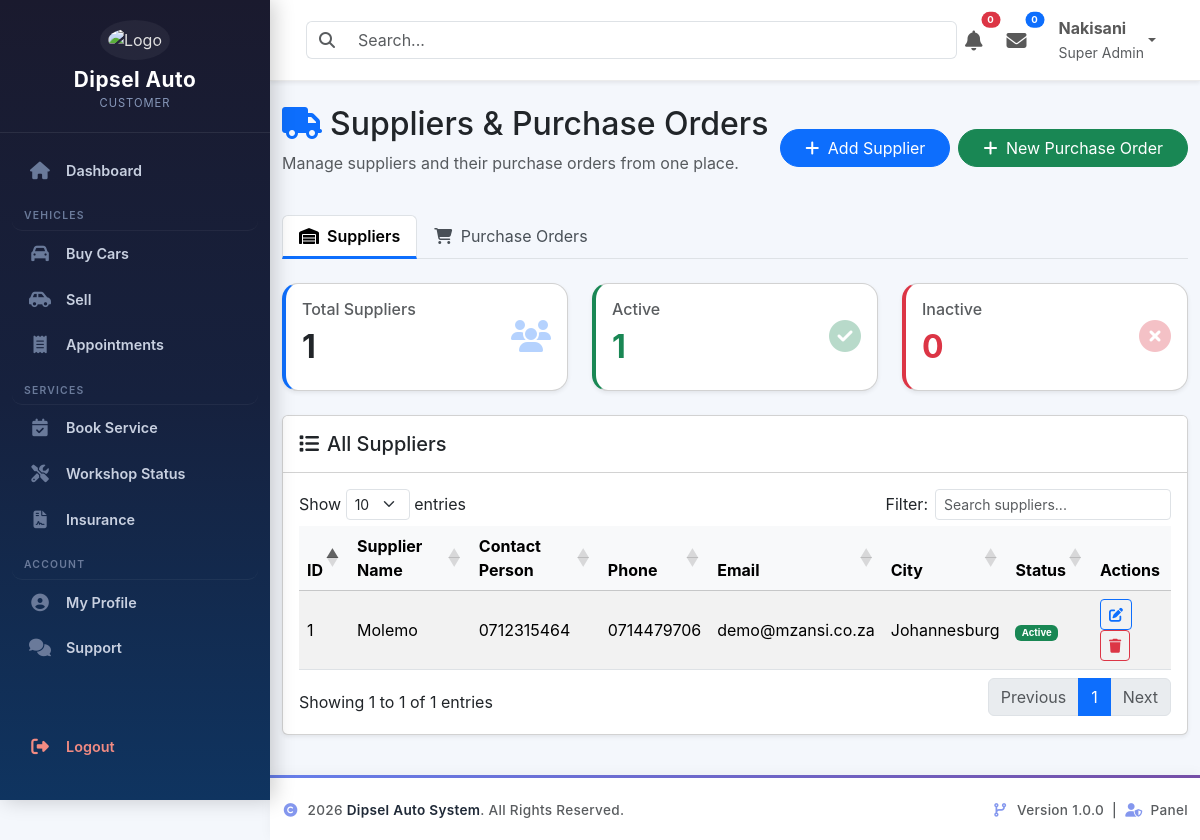
/dashboard/suppliers/index.php (signed in), run on the app's committed database.
### tables this page shows
CREATE TABLE `persons` (
  `person_id` int(11) NOT NULL,
  `uuid` char(36) NOT NULL,
  `first_name` varchar(100) NOT NULL,
  `middle_name` varchar(100) DEFAULT NULL,
  `last_name` varchar(100) NOT NULL,
  `gender` enum('Male','Female','Other') NOT NULL,
  `date_of_birth` date DEFAULT NULL,
  `id_number` varchar(20) DEFAULT NULL,
  `passport_number` varchar(30) DEFAULT NULL,
  `phone` varchar(20) NOT NULL,
  `email` varchar(150) NOT NULL,
  `password` varchar(255) NOT NULL,
  `profile_photo` varchar(255) DEFAULT NULL,
  `country` varchar(100) DEFAULT 'South Africa',
  `province` varchar(100) DEFAULT NULL,
  `city` varchar(100) DEFAULT NULL,
  `address` text DEFAULT NULL,
  `postal_code` varchar(20) DEFAULT NULL,
  `role` enum('Customer','Employee','Admin','SuperAdmin') NOT NULL DEFAULT 'Customer',
  `status` enum('Active','Inactive','Suspended') NOT NULL DEFAULT 'Active',
  `email_verified` tinyint(1) DEFAULT 0,
  `last_login` datetime DEFAULT NULL,
  `created_at` timestamp NULL DEFAULT current_timestamp(),
  `updated_at` timestamp NULL DEFAULT current_timestamp() ON UPDATE current_timestamp(),
  `reset_token` varchar(255) DEFAULT NULL,
  `reset_token_expiry` datetime DEFAULT NULL
);

CREATE TABLE `suppliers` (
  `supplier_id` int(11) NOT NULL,
  `supplier_name` varchar(150) NOT NULL,
  `contact_person` varchar(150) DEFAULT NULL,
  `phone` varchar(20) DEFAULT NULL,
  `email` varchar(150) DEFAULT NULL,
  `address` text DEFAULT NULL,
  `city` varchar(100) DEFAULT NULL,
  `website` varchar(255) DEFAULT NULL,
  `tax_number` varchar(50) DEFAULT NULL,
  `status` enum('Active','Inactive') DEFAULT 'Active',
  `created_at` timestamp NOT NULL DEFAULT current_timestamp(),
  `updated_at` timestamp NOT NULL DEFAULT current_timestamp() ON UPDATE current_timestamp()
);

### includes/auth.php (called while the page is built, shortened)
<?php
require_once __DIR__ . '/../config/database.php';
$sql = "
SELECT
    p.*,
    a.admin_id,
    a.admin_level,
    a.admin_number
FROM persons p
LEFT JOIN admins a
    ON p.person_id = a.person_id
WHERE p.person_id = ?
LIMIT 1
";
$stmt = $pdo->prepare($sql);
$stmt->execute([$_SESSION['person_id']]);
$currentUser = $stmt->fetch(PDO::FETCH_ASSOC);

### dashboard/suppliers/index.php (the view, shortened to what this page needs)
<?php
require_once '../../includes/auth.php';
require_once '../../config/database.php';
$totalSuppliers = $pdo->query("SELECT COUNT(*) FROM suppliers")->fetchColumn();
$activeSuppliers = $pdo->query("SELECT COUNT(*) FROM suppliers WHERE status = 'Active'")->fetchColumn();
$inactiveSuppliers = $pdo->query("SELECT COUNT(*) FROM suppliers WHERE status = 'Inactive'")->fetchColumn();
?>
<!DOCTYPE html>
<html lang="en">
<head>
    <link href="https://cdn.jsdelivr.net/npm/bootstrap@5.3.3/dist/css/bootstrap.min.css" rel="stylesheet">
    <link rel="stylesheet" href="https://cdnjs.cloudflare.com/ajax/libs/font-awesome/6.7.2/css/all.min.css">
    <link rel="stylesheet" href="https://cdn.datatables.net/1.13.7/css/dataTables.bootstrap5.min.css">
    <link rel="stylesheet" href="https://cdnjs.cloudflare.com/ajax/libs/select2/4.0.13/css/select2.min.css" />
</head>
<body>
<?php include '../../includes/sidebar.php'; ?>
<div class="dashboard-wrapper">
    <?php include '../../includes/navbar.php'; ?>
    <div class="container-fluid mt-4">
        <div class="page-header d-flex justify-content-between align-items-center mb-4">
            <div>
                <h2><i class="fas fa-truck text-primary me-2"></i>Suppliers & Purchase Orders</h2>
                <p class="text-muted">Manage suppliers and their purchase orders from one place.</p>
            </div>
            <div class="d-flex flex-wrap gap-2">
                <button class="btn btn-primary rounded-pill px-4" data-bs-toggle="modal" data-bs-target="#supplierModal" onclick="resetSupplierForm()">
                    <i class="fas fa-plus me-1"></i> Add Supplier
                </button>
                <button class="btn btn-success rounded-pill px-4" data-bs-toggle="modal" data-bs-target="#poModal" onclick="resetPOForm()">
                    <i class="fas fa-plus me-1"></i> New Purchase Order
                </button>
            </div>
        </div>
        <ul class="nav nav-tabs mb-4" id="mainTabs" role="tablist">
            <li class="nav-item" role="presentation">
                <button class="nav-link active" id="suppliers-tab" data-bs-toggle="tab" data-bs-target="#suppliers" type="button" role="tab">
                    <i class="fas fa-warehouse me-1"></i> Suppliers
                </button>
            </li>
            <li class="nav-item" role="presentation">
                <button class="nav-link" id="purchase-orders-tab" data-bs-toggle="tab" data-bs-target="#purchase-orders" type="button" role="tab">
                    <i class="fas fa-shopping-cart me-1"></i> Purchase Orders
                </button>
            </li>
        </ul>
        <div class="tab-content">
            <div class="tab-pane fade show active" id="suppliers" role="tabpanel">
                <div class="row g-4 mb-4">
                    <div class="col-md-4">
                        <div class="card stat-card h-100 shadow-sm">
                            <div class="card-body d-flex align-items-center">
                                <div class="flex-grow-1">
                                    <h6 class="text-muted">Total Suppliers</h6>
                                    <h2 class="fw-bold"><?= $totalSuppliers ?></h2>
                                </div>
                                <div class="stat-icon text-primary"><i class="fas fa-users"></i></div>
                            </div>
                        </div>
                    </div>
                    <div class="col-md-4">
                        <div class="card stat-card h-100 shadow-sm" style="border-left-color:#198754;">
                            <div class="card-body d-flex align-items-center">
                                <div class="flex-grow-1">
                                    <h6 class="text-muted">Active</h6>
                                    <h2 class="fw-bold text-success"><?= $activeSuppliers ?></h2>
                                </div>
                                <div class="stat-icon text-success"><i class="fas fa-check-circle"></i></div>
                            </div>
                        </div>
                    </div>
                    <div class="col-md-4">
                        <div class="card stat-card h-100 shadow-sm" style="border-left-color:#dc3545;">
                            <div class="card-body d-flex align-items-center">
                                <div class="flex-grow-1">
                                    <h6 class="text-muted">Inactive</h6>
                                    <h2 class="fw-bold text-danger"><?= $inactiveSuppliers ?></h2>
                                </div>
                                <div class="stat-icon text-danger"><i class="fas fa-times-circle"></i></div>
                            </div>
                        </div>
                    </div>
                </div>
                <div class="card shadow-sm">
                    <div class="card-header bg-white py-3">
                        <h5 class="mb-0"><i class="fas fa-list me-2"></i>All Suppliers</h5>
                    </div>
                    <div class="card-body">
                        <div class="table-responsive">
                            <table id="suppliersTable" class="table table-striped table-hover align-middle">
                                <thead class="table-light">
                                    <tr>
                                        <th>ID</th>
                                        <th>Supplier Name</th>
                                        <th>Contact Person</th>
                                        <th>Phone</th>
                                        <th>Email</th>
                                        <th>City</th>
                                        <th>Status</th>
                                        <th>Actions</th>
                                    </tr>
                                </thead>
                                <tbody>
                                <?php
                                $suppliersList = $pdo->query("SELECT * FROM suppliers ORDER BY supplier_name");
                                while ($row = $suppliersList->fetch()): ?>
                                    <tr>
                                        <td><?= $row['supplier_id'] ?></td>
                                        <td><?= htmlspecialchars($row['supplier_name']) ?></td>
                                        <td><?= htmlspecialchars($row['contact_person'] ?: '-') ?></td>
                                        <td><?= htmlspecialchars($row['phone'] ?: '-') ?></td>
                                        <td><?= htmlspecialchars($row['email'] ?: '-') ?></td>
                                        <td><?= htmlspecialchars($row['city'] ?: '-') ?></td>
                                        <td>
                                            <span class="badge <?= $row['status'] === 'Active' ? 'bg-success' : 'bg-secondary' ?> status-badge">
                                                <?= $row['status'] ?>
                                            </span>
                                        </td>
                                        <td>
                                            <button class="btn btn-sm btn-outline-primary" onclick="editSupplier(<?= $row['supplier_id'] ?>)"><i class="fas fa-edit"></i></button>
                                            <a href="delete_supplier.php?id=<?= $row['supplier_id'] ?>" class="btn btn-sm btn-outline-danger" onclick="return confirm('Delete this supplier?')"><i class="fas fa-trash"></i></a>
                                        </td>
                                    </tr>
                                <?php endwhile; ?>
                                </tbody>
                            </table>
                        </div>
                    </div>
                </div>
            </div>
        </div>
    </div>
    <?php include '../../includes/footer.php'; ?>
</body>
</html>

### includes/navbar.php (shortened to what this page needs)
<nav class="navbar navbar-expand-lg bg-white shadow-sm sticky-top px-4 py-2">
    <div class="container-fluid">
        <form class="d-flex flex-grow-1">
            <div class="input-group">
                <span class="input-group-text bg-white border-end-0">
                    <i class="fas fa-search text-muted"></i>
                </span>
                <input
                    type="search"
                    class="form-control border-start-0"
                    placeholder="Search..."
                >
            </div>
        </form>
        <ul class="navbar-nav ms-auto align-items-center">
            <li class="nav-item dropdown me-2">
                <a class="nav-link position-relative" href="#" data-bs-toggle="dropdown">
                    <i class="fas fa-bell fa-lg"></i>
                    <span class="badge rounded-pill bg-danger position-absolute top-0 start-100 translate-middle">
                        0
                    </span>
                </a>
            </li>
            <li class="nav-item dropdown me-3">
                <a class="nav-link position-relative" href="#" data-bs-toggle="dropdown">
                    <i class="fas fa-envelope fa-lg"></i>
                    <span class="badge rounded-pill bg-primary position-absolute top-0 start-100 translate-middle">
                        0
                    </span>
                </a>
            </li>
            <li class="nav-item dropdown">
                <a class="nav-link dropdown-toggle d-flex align-items-center"
                   href="#"
                   data-bs-toggle="dropdown">
                    <div class="d-none d-sm-block">
                        <strong>
                            <?= htmlspecialchars($currentUser['first_name']) ?>
                        </strong>
                        <br>
                        <small class="text-muted">
                            <?= htmlspecialchars($currentUser['admin_level'] ?? 'Super Admin') ?>
                        </small>
                    </div>
                </a>
            </li>
        </ul>
    </div>
</nav>

### dashboard/suppliers/index.php (style rules this page uses)
body { font-family: 'Inter', sans-serif; background: #f4f7fc; }
.dashboard-wrapper { margin-left: 270px; min-height: 100vh; background: #f4f7fc; transition: all 0.3s; }
.stat-card { border-left: 4px solid #0d6efd; transition: transform 0.2s, box-shadow 0.2s; border-radius: 16px; box-shadow: 0 4px 20px rgba(0,0,0,0.04); background: #fff; }
.stat-icon { font-size: 2rem; opacity: 0.3; }
.status-badge { font-size: 0.85rem; }
.nav-tabs .nav-link { color: #495057; }
.nav-tabs .nav-link.active { font-weight: 600; border-bottom: 3px solid #0d6efd; }

### includes/navbar.php (style rules this page uses)
.navbar { background:#fff; border-bottom:1px solid #ececec; z-index:1040; }
.navbar .form-control { box-shadow:none; }
.badge { font-size:.6rem; }

### data on the page
persons: first_name "Nakisani"
suppliers: supplier_id "1", supplier_name "Molemo", contact_person "0712315464", phone "0714479706", email "demo@mzansi.co.za", city "Johannesburg", status "Active"

### other printed values
$userRole "CUSTOMER"
$item['label'] "Dashboard"
$section['title'] "VEHICLES"
$item['label'] "Buy Cars"
$item['label'] "Sell"
$item['label'] "Appointments"
$section['title'] "SERVICES"
$item['label'] "Book Service"
$item['label'] "Workshop Status"
$item['label'] "Insurance"
$section['title'] "ACCOUNT"
$item['label'] "My Profile"
$item['label'] "Support"
$item['label'] "Logout"
$currentUser['admin_level'] "Super Admin"
